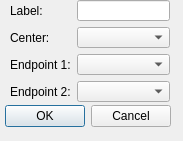
<?xml version="1.0" encoding="UTF-8"?>
<ui version="4.0">
 <class>AddCircleCenterRadius</class>
 <widget class="QDialog" name="AddCircleCenterRadius">
  <property name="geometry">
   <rect>
    <x>0</x>
    <y>0</y>
    <width>183</width>
    <height>141</height>
   </rect>
  </property>
  <property name="windowTitle">
   <string>Dialog</string>
  </property>
  <widget class="QDialogButtonBox" name="buttonBox">
   <property name="geometry">
    <rect>
     <x>0</x>
     <y>100</y>
     <width>171</width>
     <height>32</height>
    </rect>
   </property>
   <property name="orientation">
    <enum>Qt::Horizontal</enum>
   </property>
   <property name="standardButtons">
    <set>QDialogButtonBox::Cancel|QDialogButtonBox::Ok</set>
   </property>
  </widget>
  <widget class="QWidget" name="formLayoutWidget">
   <property name="geometry">
    <rect>
     <x>10</x>
     <y>0</y>
     <width>160</width>
     <height>102</height>
    </rect>
   </property>
   <layout class="QFormLayout" name="formLayout">
    <item row="0" column="0">
     <widget class="QLabel" name="labelLabel">
      <property name="text">
       <string>Label:</string>
      </property>
     </widget>
    </item>
    <item row="0" column="1">
     <widget class="QLineEdit" name="labelLineEdit"/>
    </item>
    <item row="1" column="0">
     <widget class="QLabel" name="point1Label">
      <property name="text">
       <string>Center:</string>
      </property>
     </widget>
    </item>
    <item row="1" column="1">
     <widget class="QComboBox" name="point1ComboBox"/>
    </item>
    <item row="2" column="0">
     <widget class="QLabel" name="point2Label">
      <property name="text">
       <string>Endpoint 1:</string>
      </property>
     </widget>
    </item>
    <item row="2" column="1">
     <widget class="QComboBox" name="point2ComboBox"/>
    </item>
    <item row="3" column="0">
     <widget class="QLabel" name="point3Label">
      <property name="text">
       <string>Endpoint 2:</string>
      </property>
     </widget>
    </item>
    <item row="3" column="1">
     <widget class="QComboBox" name="point3ComboBox"/>
    </item>
   </layout>
  </widget>
 </widget>
 <resources/>
 <connections>
  <connection>
   <sender>buttonBox</sender>
   <signal>accepted()</signal>
   <receiver>AddCircleCenterRadius</receiver>
   <slot>accept()</slot>
   <hints>
    <hint type="sourcelabel">
     <x>248</x>
     <y>254</y>
    </hint>
    <hint type="destinationlabel">
     <x>157</x>
     <y>274</y>
    </hint>
   </hints>
  </connection>
  <connection>
   <sender>buttonBox</sender>
   <signal>rejected()</signal>
   <receiver>AddCircleCenterRadius</receiver>
   <slot>reject()</slot>
   <hints>
    <hint type="sourcelabel">
     <x>316</x>
     <y>260</y>
    </hint>
    <hint type="destinationlabel">
     <x>286</x>
     <y>274</y>
    </hint>
   </hints>
  </connection>
 </connections>
</ui>
